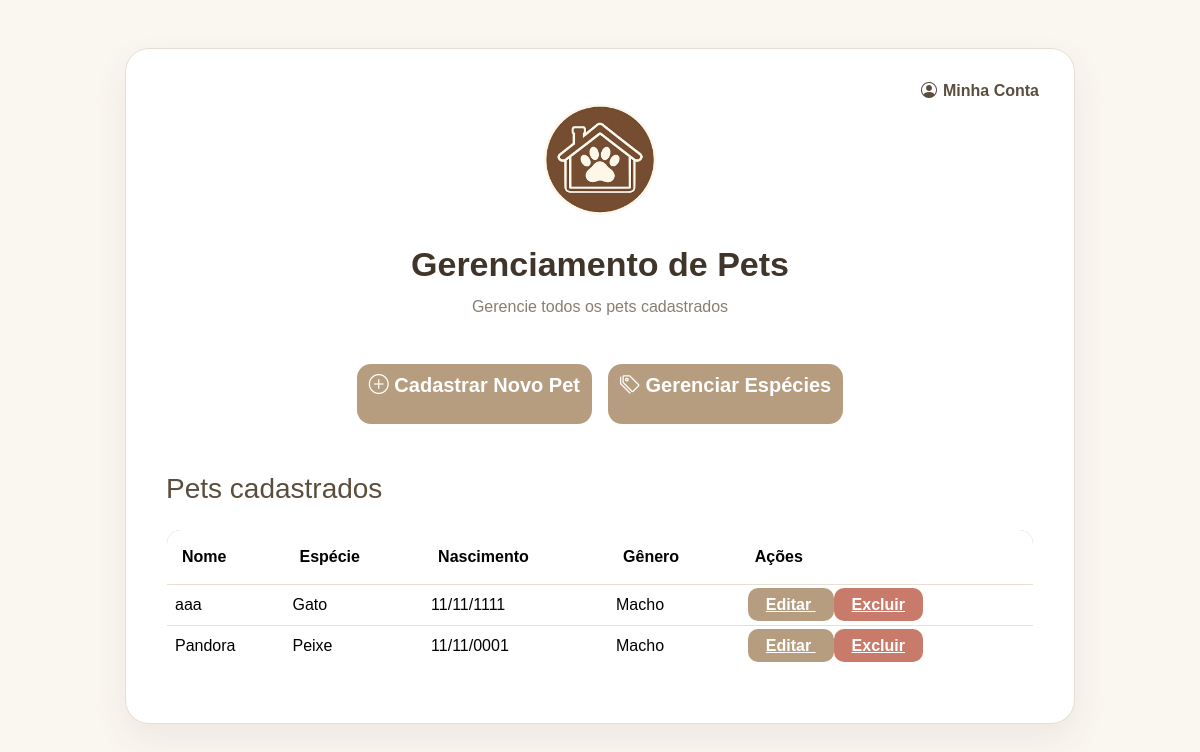
Page /interface_principal.php (signed in) on the earlier database version.
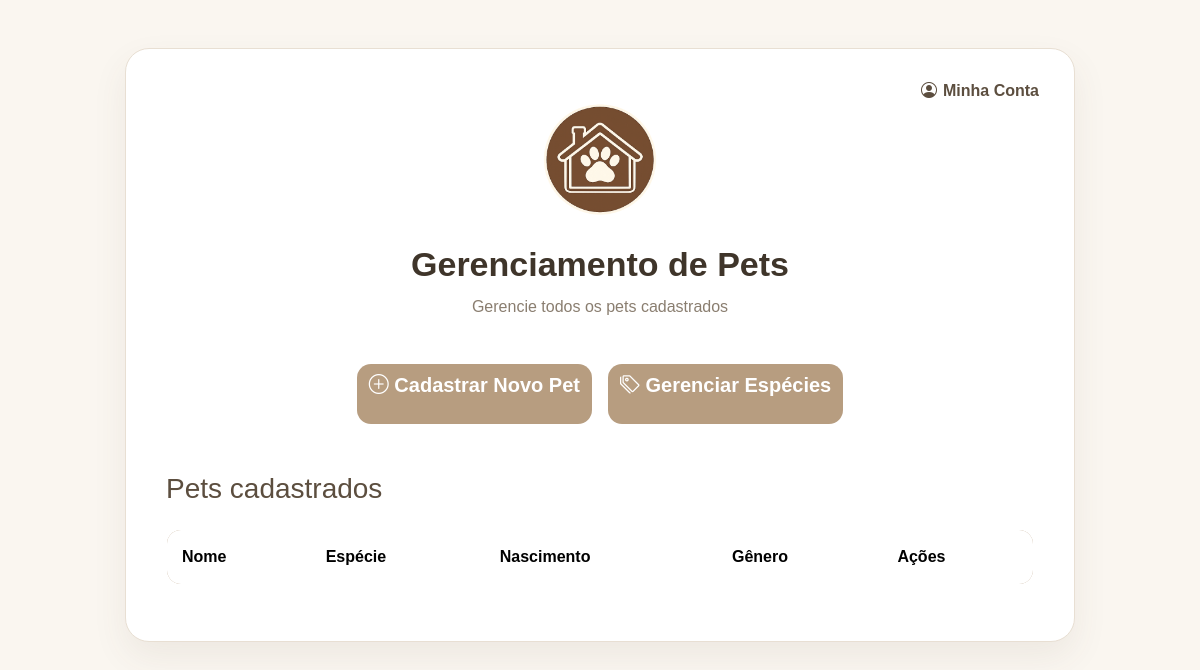
Same page on the later database version.
### tables this page shows
CREATE TABLE `pets` (
  `id` int NOT NULL,
  `nome` varchar(100) NOT NULL,
  `nascimento` date NOT NULL,
  `id_especie` int NOT NULL,
  `prontuario` text,
  `genero` enum('M','F') NOT NULL,
  `id_usuario` int NOT NULL
);

CREATE TABLE `especies` (
  `id` int NOT NULL,
  `especie` varchar(100) NOT NULL
);

### Interface_principal.php (the view, shortened to what this page needs)
<?php
require_once("includes/conecta.php");
$id_usuario = $_SESSION["id_usuario"];
$sql = "SELECT pets.*, especies.especie
        FROM pets
        INNER JOIN especies
        ON pets.id_especie = especies.id
        WHERE pets.id_usuario = '$id_usuario'";
$resultado = mysqli_query($conn, $sql);
?>
<!DOCTYPE html>
<html lang="pt-br">
<head>
    <link href="https://cdn.jsdelivr.net/npm/bootstrap@5.3.7/dist/css/bootstrap.min.css" rel="stylesheet">
    <link rel="stylesheet" href="https://cdn.jsdelivr.net/npm/bootstrap-icons@1.13.1/font/bootstrap-icons.min.css">
    <link rel="stylesheet" href="css/style.css">
</head>
<body>
<div class="container mt-5">
    <div class="pet-card">
        <a href="minhaConta.php" class="minha-conta" title="Minha conta">
            <i class="bi bi-person-circle"></i>
            <span>Minha Conta</span>
        </a>
        <div class="text-center">
            <div class="logo-circle">
                <img src="imagens/logo.png" alt="Logo Sistema de Pets" class="logo-icon">
            </div>
            <h1 class="titulo-pagina">
                Gerenciamento de Pets
            </h1>
            <p class="subtitulo">
                Gerencie todos os pets cadastrados
            </p>
        </div>
        <div class="d-flex justify-content-center gap-3 mb-5">
            <a href="formulário_pets.php" class="btn btn-loginCadastro">
                <i class="bi bi-plus-circle"></i>
                Cadastrar Novo Pet
            </a>
            <a href="gerenciarEspecies.php" class="btn btn-loginCadastro">
                <i class="bi bi-tags"></i>
                Gerenciar Espécies
            </a>
        </div>
        <h3 class="mb-4">
            Pets cadastrados
        </h3>
        <table class="table table-hover align-middle">
            <thead>
                <tr>
                    <th>Nome</th>
                    <th>Espécie</th>
                    <th>Nascimento</th>
                    <th>Gênero</th>
                    <th>Ações</th>
                </tr>
            </thead>
            <tbody>
                <?php
                while ($pet = mysqli_fetch_assoc($resultado)) {
                ?>
                    <tr>
                        <td>
                            <?php echo $pet["nome"]; ?>
                        </td>
                        <td>
                            <?php echo $pet["especie"]; ?>
                        </td>
                        <td>
                            <?php
                            echo date(
                                "d/m/Y",
                                strtotime($pet["nascimento"])
                            );
                            ?>
                        </td>
                        <td>
                            <?php
                            if ($pet["genero"] == "M") {
                                echo "Macho";
                            } else {
                                echo "Fêmea";
                            }
                            ?>
                        </td>
                        <td>
                            <a
                                href="editarPet.php?id=<?php echo $pet["id"]; ?>"
                                class="btn-editar">
                                Editar
                            </a>
                            <a
                                href="excluirPet.php?id=<?php echo $pet["id"]; ?>"
                                class="btn-excluir"
                                onclick="return confirm('Tem certeza que deseja excluir este pet?')">
                                Excluir
                            </a>
                        </td>
                    </tr>
                <?php
                }
                ?>
            </tbody>
        </table>
    </div>
</div>
</body>
</html>

### css/style.css (style rules this page uses)
body { background: #FAF6F0; font-family:Arial, Helvetica, sans-serif; color: #5C4E3F; }
.logo-circle { display:flex; justify-content:center; align-items:center; margin:0 auto 5px auto; }
.logo-icon { width:150px; height:150px; object-fit:contain; display:block; }
.btn-loginCadastro { background:#B79D80; color:white; height:60px; border:none; border-radius:14px; margin-top: 10px; font-size:20px; font-weight:600; transition:.25s ease; }
.pet-card { position:relative; width:100%; max-width:950px; margin:40px auto; background:#FFFFFF; border:1px solid #E8DFD3; border-radius:24px; padding:40px; box-shadow:0 15px 35px rgba(92,78,63,.08); }
.titulo-pagina { text-align:center; color:#3F352A; font-size:34px; font-weight:700; margin-bottom:10px; }
.subtitulo { text-align:center; color:#8A7E70; margin-bottom:35px; }
table { margin-top:20px; }
thead { background:#B79D80; color:white; }
thead th { padding:15px !important; font-weight:600; }
.table { border-radius:15px; overflow:hidden; border:1px solid #E8DFD3; }
.minha-conta { position:absolute; top:30px; right:35px; display:flex; align-items:center; gap:6px; color:#5C4E3F; font-size:16px; font-weight:600; text-decoration:none; transition:.25s ease; }
tbody td { vertical-align:middle; }
.btn-editar { background: #B79D80; color:white; border:none; border-radius:10px; padding:8px 18px; font-weight:600; transition:.25s ease; }
.btn-excluir { background:#C97B6B; color:white; border:none; border-radius:10px; padding:8px 18px; font-weight:600; transition:.25s ease; }

Differences in the rows shown:
removed pets: nome "aaa", id_especie.especie "Gato", nascimento "11/11/1111", genero "Macho"
removed pets: nome "Pandora", id_especie.especie "Peixe", nascimento "11/11/0001", genero "Macho"
